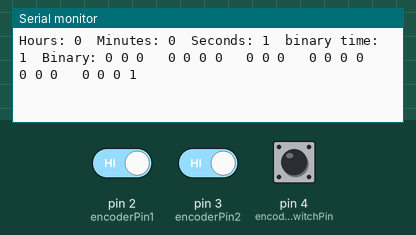
The sketch below on a simulated Arduino Uno, built with avr-gcc and run on an emulated ATmega328P. On the bench: the last lines printed to the serial monitor. Inputs (shaded band) come from the test bench; at power-on: pin 4 (encoderSwitchPin) HIGH, pin 2 (encoderPin1) HIGH, pin 3 (encoderPin2) HIGH.

Above: at 1.2 s.
1.3 s: pin 4 (encoderSwitchPin) driven LOW
At 2.0 s:
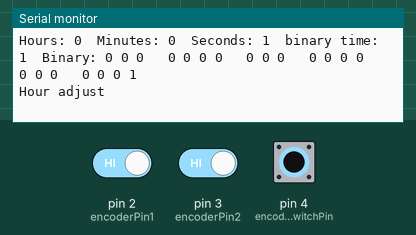
2.8 s: pin 2 (encoderPin1) driven LOW
At 3.1 s:
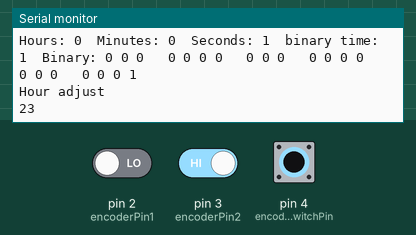
4.3 s: pin 3 (encoderPin2) driven LOW
At 5.5 s:
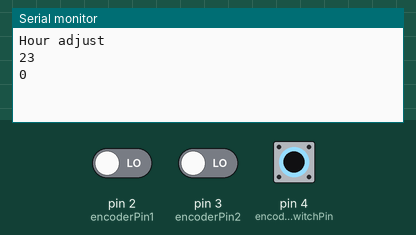
5.8 s: pin 2 (encoderPin1) driven HIGH
At 6.6 s:
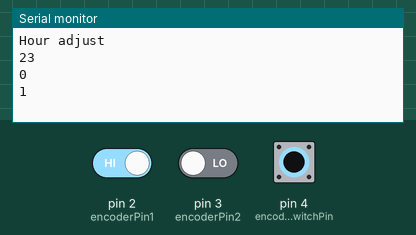
7.3 s: pin 3 (encoderPin2) driven HIGH
At 7.8 s:
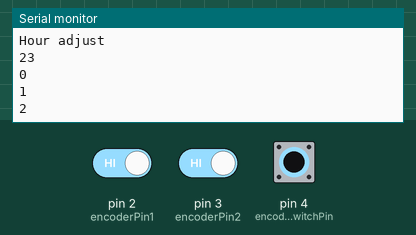
8.8 s: pin 4 (encoderSwitchPin) pulsed HIGH 2 times (0.12 s each, 0.3 s apart)
At 9.9 s:
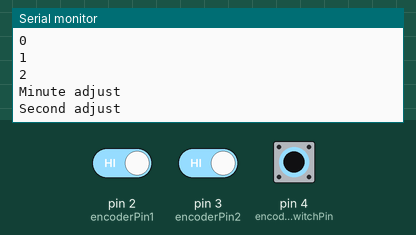
Timing chart, 0 to 11.8 s (numbered marks = the images above; inputs shaded):
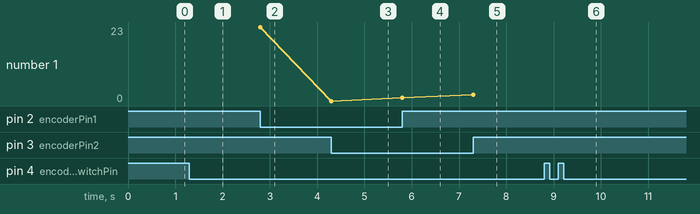

Measured:
- after the input at 1.3 s, the serial monitor: prints a new line at once (image 1)
- after the input at 2.8 s, the serial monitor: prints a new line at once (image 2)
- after the input at 4.3 s, the serial monitor: prints a new line at once (image 3)
- after the input at 5.8 s, the serial monitor: prints a new line at once (image 4)
- after the input at 7.3 s, the serial monitor: prints a new line at once (image 5)
- after the input at 8.8 s, the serial monitor: prints a new line after 0.12 s (image 6)
- plotted number 1: 23 → 0 after the input at 4.3 s, 0 → 1 after the input at 5.8 s, 1 → 2 after the input at 7.3 s

The sketch:

BinaryClockV2.ino
```cpp
// Sketch to display time in a BCD format.
// With encoder to set values. (encoder code adapted from https://bildr.org/2012/08/rotary-encoder-arduino/)

struct timeInfo
{
  long hours;
  long minutes;
  long seconds;
};

struct bcdValues
{
  byte tens;
  byte units;
};

enum displayMode { clock, hrInput, minInput, secInput };

//these pins can not be changed 2/3 are special pins
const int encoderPin1 = 2;
const int encoderPin2 = 3;
const int encoderSwitchPin = 4; //push button switch

volatile byte lastEncoded = 0;
volatile long encoderValue = 0;

bool lastButtonState = false;
long lastShownValue;
long lastBinaryTime;

displayMode mode = clock;

int hours;
int minutes;
int seconds;

void setup()
{
  // put your setup code here, to run once:
  Serial.begin(9600);

  pinMode(encoderPin1, INPUT);
  pinMode(encoderPin2, INPUT);
  pinMode(encoderSwitchPin, INPUT);

  digitalWrite(encoderPin1, HIGH); //turn pullup resistor on
  digitalWrite(encoderPin2, HIGH); //turn pullup resistor on
  digitalWrite(encoderSwitchPin, HIGH); //turn pullup resistor on

  //call updateEncoder() when any high/low changed seen
  //on interrupt 0 (pin 2), or interrupt 1 (pin 3)
  attachInterrupt(0, updateEncoder, CHANGE);
  attachInterrupt(1, updateEncoder, CHANGE);
}

void loop()
{
  if (digitalRead(encoderSwitchPin))
  {
    //button is not being pushed
    if (lastButtonState)
    {
      lastButtonState = false;
    }
  } else {
    //button is being pushed
    if (!lastButtonState)
    {
      lastButtonState = true;
      switch(mode)
      {
        case clock:
          mode = hrInput;
          Serial.println("Hour adjust");
          break;
        case hrInput:
          mode = minInput;
          Serial.println("Minute adjust");
          break;
        case minInput:
          mode = secInput;
          Serial.println("Second adjust");
          break;
        case secInput:
          mode = clock;
          Serial.println("Clock display");
          break;
      }
    }
  }

  if (mode == clock)
  {
    auto currentTime = GetTime();
    auto binaryTime = ConvertTimeToBinary(currentTime);

    if (binaryTime != lastBinaryTime)
    {
      lastBinaryTime = binaryTime;

      Serial.print("Hours: "); Serial.print(currentTime.hours);
      Serial.print("  Minutes: "); Serial.print(currentTime.minutes);
      Serial.print("  Seconds: "); Serial.print(currentTime.seconds);

      Serial.print("  binary time: "); Serial.print(binaryTime, BIN);
      Serial.print("  Binary: ");

      DisplayTime(binaryTime);
    }
  } else {
      if (encoderValue != 0)
      {
    switch(mode)
    {
      case hrInput:
        hours += encoderValue;
        if (hours > 23)
          hours = 0;
        else if (hours < 0)
          hours = 23;
        Serial.println(hours);
        break;
      case minInput:
        minutes += encoderValue;
        if (minutes > 59)
          minutes = 0;
        else if (minutes < 0)
          minutes = 59;
        Serial.println(minutes);
        break;
      case secInput:
        seconds += encoderValue;
        if (seconds > 59)
          seconds = 0;
        else if (seconds < 0)
          seconds = 59;
        Serial.println(seconds);
        break;
    }
    encoderValue = 0;
      }
  }
}

const long msPerSecond = 1000;
const long msPerMinute = 60 * msPerSecond;
const long msPerHour = 60 * msPerMinute;

long lastUpdate;

// Gets the current time to display on the clock
timeInfo GetTime()
{
  auto msSinceStart = millis();
  if ((msSinceStart - lastUpdate) >= 1000)
  {
    lastUpdate = msSinceStart;
    seconds += 1;
    if (seconds > 59)
    {
      minutes += 1;
      seconds = 0;

      if (minutes > 59)
      {
        hours += 1;
        minutes = 0;

        if (hours > 23)
        {
          hours = 0;
        }
      }
    }
  }

  timeInfo result;
  result.hours = hours;
  result.minutes = minutes;
  result.seconds = seconds;

  return result;
}

// Packs timeInfo struct into a long int (32 bits)
// hour -> 2 bits for 10s, 4 bits for 1s
// minute -> 3 bits for 10s, 4 bits for 1s
// seconds -> 3 bits for 10s, 4 bits for 1s
// 20 bits used. upper MSB not used
// unused----------------------------- hr 2- hr 1------- min 2--- min 1------ sec 2--- sec 1------
// 31 30 29 28 27 26 25 24|23 22 21 20 19 18 17 16|15 14 13 12 11 10  9  8| 7  6  5  4  3  2  1  0
long ConvertTimeToBinary(timeInfo currentTime)
{
  auto hrDigits = SplitDigits(currentTime.hours);
  auto minDigits = SplitDigits(currentTime.minutes);
  auto secDigits = SplitDigits(currentTime.seconds);

  return (long)hrDigits.tens << 18
    | hrDigits.units << 14
    | minDigits.tens << 11
    | minDigits.units << 7
    | secDigits.tens << 4
    | secDigits.units;
}

bcdValues SplitDigits(int valueToSplit)
{
  bcdValues result;
  result.tens = (byte)(valueToSplit / 10);
  result.units = (byte)(valueToSplit % 10);
  return result;
}

// Display the binaryTimeInfo on the hardware
// unused----------------------------- hr 2- hr 1------- min 2--- min 1------ sec 2--- sec 1------
// 31 30 29 28 27 26 25 24|23 22 21 20 19 18 17 16|15 14 13 12 11 10  9  8| 7  6  5  4  3  2  1  0

void DisplayTime(long binaryTime)
{
  for(auto bitMask = 0b100000000000000000000; bitMask != 0; bitMask = bitMask>>1)
  {
    Serial.print((binaryTime & bitMask) == bitMask ? "1 " : "0 ");
    if (bitMask == 0b1000000000000000000 // hr 2/hr 1
      || bitMask == 0b100000000000000    // hr 1/min 2
      || bitMask == 0b100000000000       // min 2/min 1
      || bitMask == 0b10000000           // min 1/sec 2
      || bitMask == 0b10000)             // sec 2/sec 1
      Serial.print("  ");
  }
  Serial.println();
}

void updateEncoder()
{
  int MSB = digitalRead(encoderPin1); // MSB = most significant bit
  int LSB = digitalRead(encoderPin2); // LSB = least significant bit

  int encoded = (MSB << 1) | LSB; // converting the 2 pin value to single number
  int sum = (lastEncoded << 2) | encoded; // adding it to the previous encoded value
  if (sum == 0b1101 || sum == 0b0100 || sum == 0b0010 || sum == 0b1011)
    encoderValue ++;
  if (sum == 0b1110 || sum == 0b0111 || sum == 0b0001 || sum == 0b1000)
    encoderValue --;
  lastEncoded = encoded; //store this value for next time
}
```
